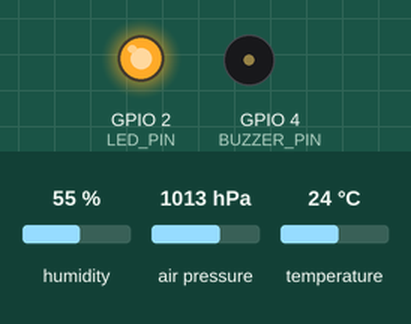
Simulated run of this sketch. Board: ESP32. On the bench: output pins drawn as LEDs (lit = HIGH), buzzer (waves = sounding, pin HIGH). The inputs (shaded band) are chosen by the test bench; at power-on: humidity 55 %, air pressure 1013 hPa, temperature 24 °C. WiFi joins after 1.5 s; servers stay silent unless stated; nothing arrives over Bluetooth unless stated; what the sketch prints to the serial monitor is not drawn.

Above: at 2.7 s.
At 5.2 s:
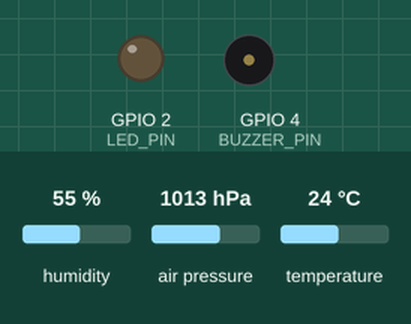
Timing chart, 0 to 8.0 s (numbered marks = the images above):
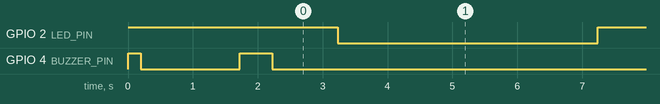

The sketch:

Firmware_ESP32.ino
```cpp
#include <Wire.h>
#include <Adafruit_Sensor.h>
#include <Adafruit_BME280.h>
#include <WiFi.h>
#include "BluetoothSerial.h"

#define BME280_SDA 21
#define BME280_SCL 22
#define LED_PIN 2
#define BUZZER_PIN 4
#define BATTERY_PIN 34
#define VOLTAGE_DIVIDER_FACTOR 2.0

#define WIFI_SSID "TU_SSID"
#define WIFI_PASSWORD "TU_PASSWORD"
#define WIFI_TIMEOUT_SECONDS 8
#define WIFI_MAX_RETRIES 15

Adafruit_BME280 bme;
BluetoothSerial ESP32_BT;

float batteryVoltage = 0.0;

void setup() {
  Serial.begin(115200);
  pinMode(LED_PIN, OUTPUT);
  pinMode(BUZZER_PIN, OUTPUT);
  pinMode(BATTERY_PIN, INPUT);

  digitalWrite(LED_PIN, HIGH);
  digitalWrite(BUZZER_PIN, HIGH);
  delay(200);
  digitalWrite(BUZZER_PIN, LOW);

  Serial.println("\n=== Anura AI Monitor Iniciando ===");

  iniciarBluetooth();

  iniciarSensorBME280();

  leerBateria();

  conectarWiFi();

  Serial.println("=== Sistema Listo ===");
  digitalWrite(BUZZER_PIN, HIGH);
  delay(500);
  digitalWrite(BUZZER_PIN, LOW);
}

void loop() {
  float temperatura = bme.readTemperature();
  float humedad = bme.readHumidity();
  float presion = bme.readPressure() / 100.0F;

  if (isnan(temperatura) || isnan(humedad) || isnan(presion)) {
    Serial.println("ERROR: Lectura inválida del sensor");
    digitalWrite(BUZZER_PIN, HIGH);
    delay(1000);
    digitalWrite(BUZZER_PIN, LOW);
    return;
  }

  Serial.println("--- Lecturas del Sistema ---");
  Serial.print("Temperatura: ");
  Serial.print(temperatura);
  Serial.println(" °C");

  Serial.print("Humedad: ");
  Serial.print(humedad);
  Serial.println(" %");

  Serial.print("Presion: ");
  Serial.print(presion);
  Serial.println(" hPa");

  Serial.print("Bateria: ");
  Serial.print(batteryVoltage);
  Serial.println(" V");

  ESP32_BT.print("T:");
  ESP32_BT.print(temperatura, 1);
  ESP32_BT.print(",H:");
  ESP32_BT.print(humedad, 1);
  ESP32_BT.print(",P:");
  ESP32_BT.print(presion, 0);
  ESP32_BT.print(",B:");
  ESP32_BT.println(batteryVoltage, 2);

  digitalWrite(LED_PIN, HIGH);
  delay(1000);
  digitalWrite(LED_PIN, LOW);
  delay(4000);
}

void iniciarBluetooth() {
  ESP32_BT.begin("Anura_Monitor");
  ESP32_BT.setPin("1234", 4);
  Serial.println("Bluetooth iniciado - Nombre: Anura_Monitor - PIN: 1234");
}

void iniciarSensorBME280() {
  Wire.begin(BME280_SDA, BME280_SCL);

  if (bme.begin(0x76)) {
    Serial.println("Sensor BME280 detectado en direccion 0x76");
  } else if (bme.begin(0x77)) {
    Serial.println("Sensor BME280 detectado en direccion 0x77");
  } else {
    Serial.println("ERROR: No se pudo encontrar un sensor BME280 valido");
    Serial.println("Verifique las conexiones SDA (GPIO 21) y SCL (GPIO 22)");
    while (1) {
      digitalWrite(BUZZER_PIN, HIGH);
      delay(500);
      digitalWrite(BUZZER_PIN, LOW);
      delay(500);
    }
  }
}

void leerBateria() {
  int adcValue = analogRead(BATTERY_PIN);
  float voltage = (adcValue * 3.3) / 4095.0;
  batteryVoltage = voltage * VOLTAGE_DIVIDER_FACTOR;

  Serial.print("ADC Value: ");
  Serial.print(adcValue);
  Serial.print(" -> Voltage: ");
  Serial.print(batteryVoltage, 2);
  Serial.println(" V");
}

void conectarWiFi() {
  Serial.print("Conectando a WiFi: ");
  Serial.println(WIFI_SSID);

  WiFi.mode(WIFI_STA);
  WiFi.setSleep(WIFI_PS_NONE);
  WiFi.begin(WIFI_SSID, WIFI_PASSWORD);

  uint8_t intentos = 0;
  unsigned long startTime = millis();

  while (WiFi.status() != WL_CONNECTED && intentos < WIFI_MAX_RETRIES) {
    delay(500);
    intentos++;
    Serial.print(".");
  }

  unsigned long elapsedSeconds = (millis() - startTime) / 1000;
  Serial.println();
  Serial.print("Tiempo de conexion: ");
  Serial.print(elapsedSeconds);
  Serial.println(" segundos");

  if (WiFi.status() == WL_CONNECTED) {
    Serial.println("WiFi conectado exitosamente");
    Serial.print("IP: ");
    Serial.println(WiFi.localIP());

    int rssi = WiFi.RSSI();
    Serial.print("RSSI: ");
    Serial.print(rssi);
    Serial.println(" dBm");

    if (rssi >= -60) {
      Serial.println("Calidad de senal: Excelente");
    } else if (rssi >= -70) {
      Serial.println("Calidad de senal: Buena");
    } else if (rssi >= -85) {
      Serial.println("Calidad de senal: Regular");
    } else {
      Serial.println("Calidad de senal: Critica - Considere usar antena externa");
    }

    WiFi.disconnect(true);
    WiFi.mode(WIFI_OFF);
    Serial.println("WiFi deshabilitado para ahorrar energia");
  } else {
    Serial.println("ERROR: No se pudo conectar a WiFi");
    Serial.println("Continuando en modo offline");
  }
}
```

Measured:
- by itself, GPIO 2 (LED_PIN): alternates HIGH for 1.0 s and LOW for 4.0 s
